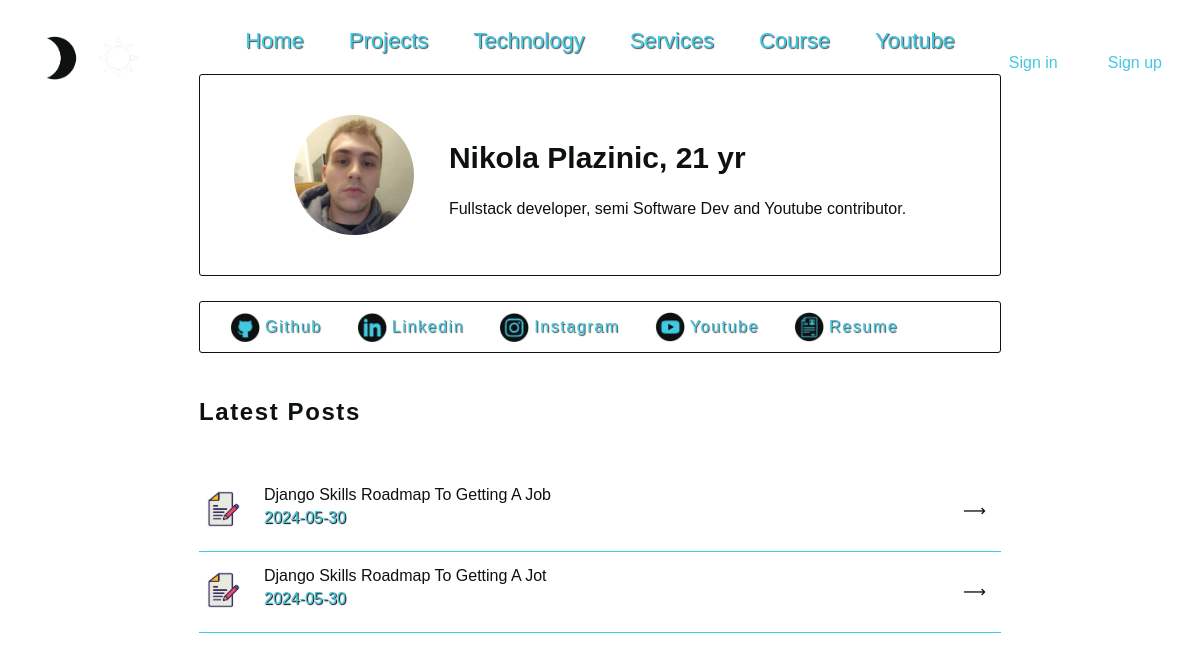
The page / on the database its author committed.
### home/models.py (models this page shows, shortened)
class Post(models.Model):
    naslov = models.CharField(max_length=40)
    text = models.TextField(max_length=12000)
    slug = models.SlugField(max_length=50, unique=True, blank=True)
    kreirao = models.ForeignKey(Korisnik, on_delete=models.CASCADE)
    kreiran = models.DateTimeField(auto_now_add=True)
    slika = models.ImageField(upload_to='postovi/', null=True, blank=True)

### home/views.py (the view)
# urls.py: path('', views.home, name="home"),
def home(request):
    projekti = Projekat.objects.all()
    postovi = Post.objects.all()
    context = {
        'projekti': projekti,
        'postovi': postovi,
    }
    return render(request, 'home/home.html', context)

### home/templates/home/home.html (shortened to what this page needs)
{% load static %}
<html lang="en" class="hmtl">
<head>
    <link rel="stylesheet" href="{% static 'css/main.css' %}" class="css">
    <link rel="stylesheet" href="{% static 'css/home.css' %}" class="css">
    <link rel="stylesheet" href="{% static 'css/nav.css' %}" class="css">
</head>
<body>
    <header>
        {% include 'home/navigation.html' %}
</header>
    <main>
        <div class="main-div">
            <img src="{% static 'images/profilna.jpg' %}" alt="">
            <section class="main-section">
                <h1>Nikola Plazinic, 21 yr</h1>
                <p>Fullstack developer, semi Software Dev and Youtube contributor. </p>
            </section>
        </div>
        <div class="finder">
                <div class="finder-link">
                    <img src="{% static 'images/github-black.png' %}" alt="">
                    <a href="">Github</a>
                </div>
                <div class="finder-link">
                    <img src="{% static 'images/linkedin-black.png' %}" alt="">
                    <a href="">Linkedin</a>
                </div>
                <div class="finder-link">
                    <img src="{% static 'images/instagram-black.png' %}" alt="">
                    <a href="">Instagram</a>
                </div>
                <div class="finder-link">
                    <img src="{% static 'images/youtube-black.png' %}" alt="">
                    <a href="">Youtube</a>
                </div>
                <div class="finder-link">
                    <img src="{% static 'images/resume-black.png' %}" alt="">
                    <a href="">Resume</a>
                </div>
        </div>
        <h2>Latest Posts</h2>
        <div class="post-group">
            {% for post in postovi %}
            <article>
                <img src="{% static 'images/post-icon.png' %}" alt="">
                <div class="post-info">
                    <a href="{% url 'pregled_posta' post_title=post.slug %}">{{ post.naslov }}</a>
                    <p>{{ post.kreiran|date:"Y-m-d" }}</p>
                </div>
                <span>&#x27F6;</span>
            </article>
            {% endfor %}
        </div>
    </main>
</body>
</html>

### static/css/main.css (style rules this page uses)
:root { --background-color: white; --text-color: #0e1111; --border-main: #0e1111; }
body { background-color: var(--background-color); color: var(--text-color); transition: background-color 0.3s, color 0.3s; }
main { display: grid; justify-content: center; gap: 25px; }
main h2 { font-family: 'Cabinetrotesk-Medium', sans-serif; letter-spacing: 0.1rem; }

### static/css/home.css (style rules this page uses)
.main-div { border: 1px solid var(--border-main); width: 800px; height: 200px; display: flex; justify-content: center; align-items: center; border-radius: 3px; gap: 35px; font-family: 'Cabinetrotesk-Medium', sans-serif; transition: 0.3s; }
.main-div img { border-radius: 140px; width: 120px; }
.main-section h1 { font-size: 30px; }
.finder { border: 1px solid var(--border-main); width: 770px; height: 50px; display: flex; justify-content: start; padding-left: 30px; align-items: center; border-radius: 3px; gap: 35px; font-family: 'Cabinetrotesk-Medium', sans-serif; transition: 0.3s; }
.finder a { text-decoration: none; color: #41C9E2; transition: 0.5s ease; text-shadow: 1px 1px 1px rgba(0, 0, 0, 0.7); letter-spacing: 0.1rem; }
.finder-link { align-items: center; display: flex; gap: 5px; cursor: pointer; }
.finder-link img { width: 30px; height: 30px; }
.post-group { display: grid; }
article { width: 100%; display: flex; border-bottom: 1px solid #41C9E2; align-items: center; cursor: pointer; position: relative; }
article span { height: 50px; display: flex; align-items: center; position: absolute; right: 15; }
article img { width: 50px; }
.post-info { height: 50px; font-family: 'CabinetGrotesk-Bold', sans-serif; padding: 15px; display: grid; justify-content: start; }
.post-info p { margin-top: 5px; margin-left: 0; color: #41C9E2; text-shadow: 1px 1px 1px black; }
.post-info a { text-decoration: none; color: var(--text-color); transition: 0.3s; }

### rows shown on the page
Post: naslov "Django Skills Roadmap To Getting A Job", kreiran "2024-05-30"
Post: naslov "Django Skills Roadmap To Getting A Jot", kreiran "2024-05-30"
